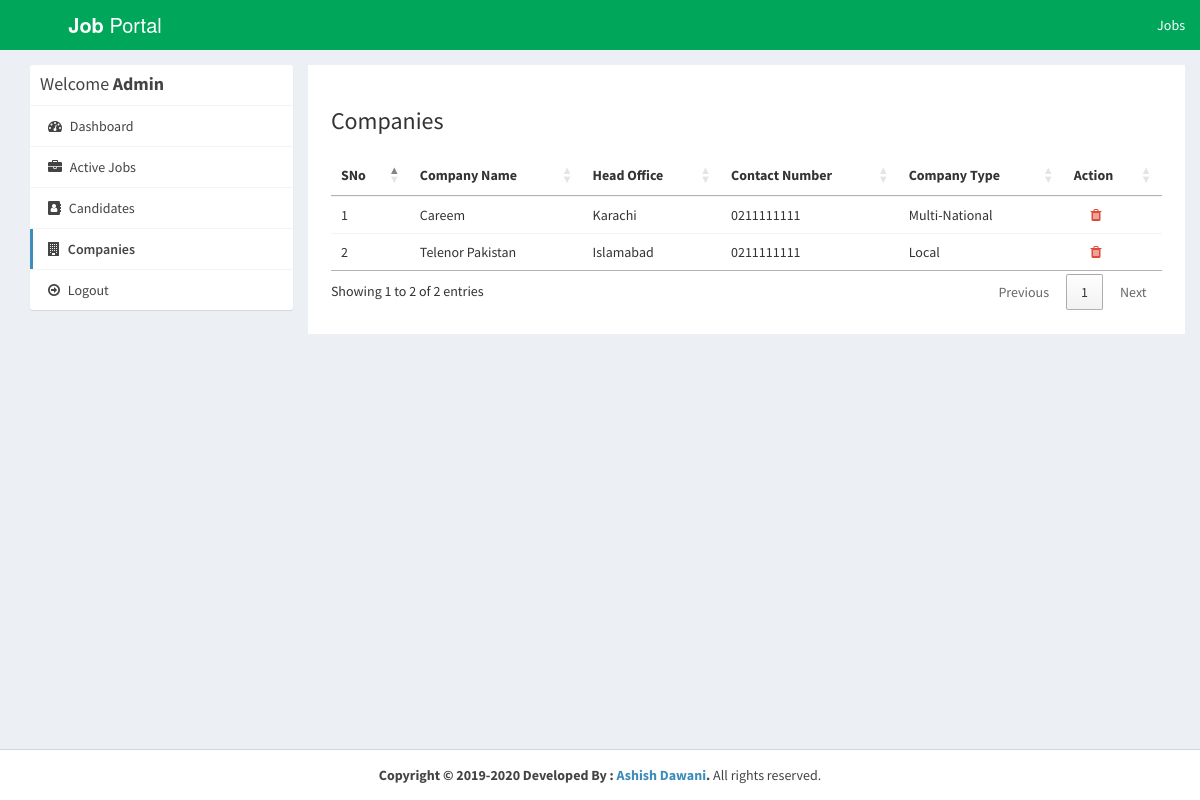
/admin/company.php (signed in), run on the app's committed database.
### tables this page shows
CREATE TABLE IF NOT EXISTS `company` (
  `id_company` int(11) NOT NULL AUTO_INCREMENT,
  `companyname` varchar(255) NOT NULL,
  `headofficecity` varchar(255) NOT NULL,
  `country` varchar(255) NOT NULL,
  `state` varchar(255) NOT NULL,
  `city` varchar(255) NOT NULL,
  `contactno` varchar(255) NOT NULL,
  `website` varchar(255) NOT NULL,
  `companytype` varchar(255) NOT NULL,
  `email` varchar(255) NOT NULL,
  `password` varchar(255) NOT NULL,
  `createdAt` timestamp NOT NULL DEFAULT CURRENT_TIMESTAMP,
  `active` int(11) NOT NULL DEFAULT '2',
  PRIMARY KEY (`id_company`),
  UNIQUE KEY `email` (`email`)
);

### admin/company.php (the view, shortened to what this page needs)
<?php
require_once("../db.php");
?>
<!DOCTYPE html>
<html>
<head>
  <link rel="stylesheet" href="https://cdnjs.cloudflare.com/ajax/libs/twitter-bootstrap/3.3.7/css/bootstrap.min.css">
  <link rel="stylesheet" href="https://cdnjs.cloudflare.com/ajax/libs/font-awesome/4.7.0/css/font-awesome.min.css">
  <link rel="stylesheet" href="https://cdnjs.cloudflare.com/ajax/libs/ionicons/2.0.1/css/ionicons.min.css">
  <link rel="stylesheet" href="https://cdn.datatables.net/1.10.15/css/jquery.dataTables.min.css">
  <link rel="stylesheet" href="../css/AdminLTE.min.css">
  <link rel="stylesheet" href="../css/_all-skins.min.css">
  <link rel="stylesheet" href="../css/custom.css">
</head>
<body class="hold-transition skin-green sidebar-mini">
<div class="wrapper">
  <header class="main-header">
    <a href="index.php" class="logo logo-bg">
      <span class="logo-lg"><b>Job</b> Portal</span>
    </a>
    <nav class="navbar navbar-static-top">
      <div class="navbar-custom-menu">
        <ul class="nav navbar-nav">
          <li>
            <a href="../jobs.php">Jobs</a>
          </li>
        </ul>
      </div>
    </nav>
  </header>
  <div class="content-wrapper" style="margin-left: 0px;">
    <section id="candidates" class="content-header">
      <div class="container">
        <div class="row">
          <div class="col-md-3">
            <div class="box box-solid">
              <div class="box-header with-border">
                <h3 class="box-title">Welcome <b>Admin</b></h3>
              </div>
              <div class="box-body no-padding">
                <ul class="nav nav-pills nav-stacked">
                  <li><a href="dashboard.php"><i class="fa fa-dashboard"></i> Dashboard</a></li>
                  <li><a href="jobs.php"><i class="fa fa-briefcase"></i> Active Jobs</a></li>
                  <li><a href="user.php"><i class="fa fa-address-book"></i> Candidates</a></li>
                  <li class="active"><a href="company.php"><i class="fa fa-building"></i> Companies</a></li>
                  <li><a href="../logout.php"><i class="fa fa-arrow-circle-o-right"></i> Logout</a></li>
                </ul>
              </div>
            </div>
          </div>
          <div class="col-md-9 bg-white padding-2">
            <h3>Companies</h3>
            <div class="row margin-top-20">
              <div class="col-md-12">
                <div class="box-body table-responsive no-padding">
                  <table id="example2" class="table table-hover">
                  <thead>
                      <th>SNo</th>
                      <th>Company Name</th>
                      <th>Head Office</th>
                      <th>Contact Number</th>
                      <th>Company Type</th>
                      <th>Action</th>
                    </thead>
                    <tbody>
                      <?php
                        $sql = "SELECT * FROM company WHERE active='1'";
                        $result = $conn->query($sql);
                        if($result->num_rows > 0) {
                          $i = 0;
                          while($row = $result->fetch_assoc()) {
                            ?>
                              <tr>
                                <td><?php echo ++$i; ?></td>
                                <td><?php echo $row['companyname']; ?></td>
                                <td><?php echo $row['headofficecity']; ?></td>
                                <td><?php echo $row['contactno']; ?></td>
                                <td><?php echo $row['companytype']; ?></td>
                                <td><a href="delete-company.php?id=<?php echo $row['id_company']; ?>">&nbsp;&nbsp;&nbsp;&nbsp;&nbsp;&nbsp;<i class="fa fa-trash text-red"></i></a></td>
                              </tr>
                            <?php
                          }
                        }
                      ?>
                    </tbody>
                  </table>
                </div>
              </div>
            </div>
          </div>
        </div>
      </div>
    </section>
  </div>
   <footer class="main-footer" style="margin-left: 0px;">
    <div class="text-center">
      <strong>Copyright &copy; 2019-2020 Developed By : <a href="#">Ashish Dawani</a>.</strong> All rights
    reserved.
    </div>
  </footer>
</div>
</body>
</html>

### css/custom.css (style rules this page uses)
.logo-bg { background-color: #00A65A !important; }
.margin-top-20 { margin-top: 20px; }
.padding-2 { padding: 2%; }
.bg-white { background-color: #fff; }

### data on the page
company: companyname "Careem", headofficecity "Karachi", contactno "0211111111", companytype "Multi-National"
company: companyname "Telenor Pakistan", headofficecity "Islamabad", contactno "0211111111", companytype "Local"
